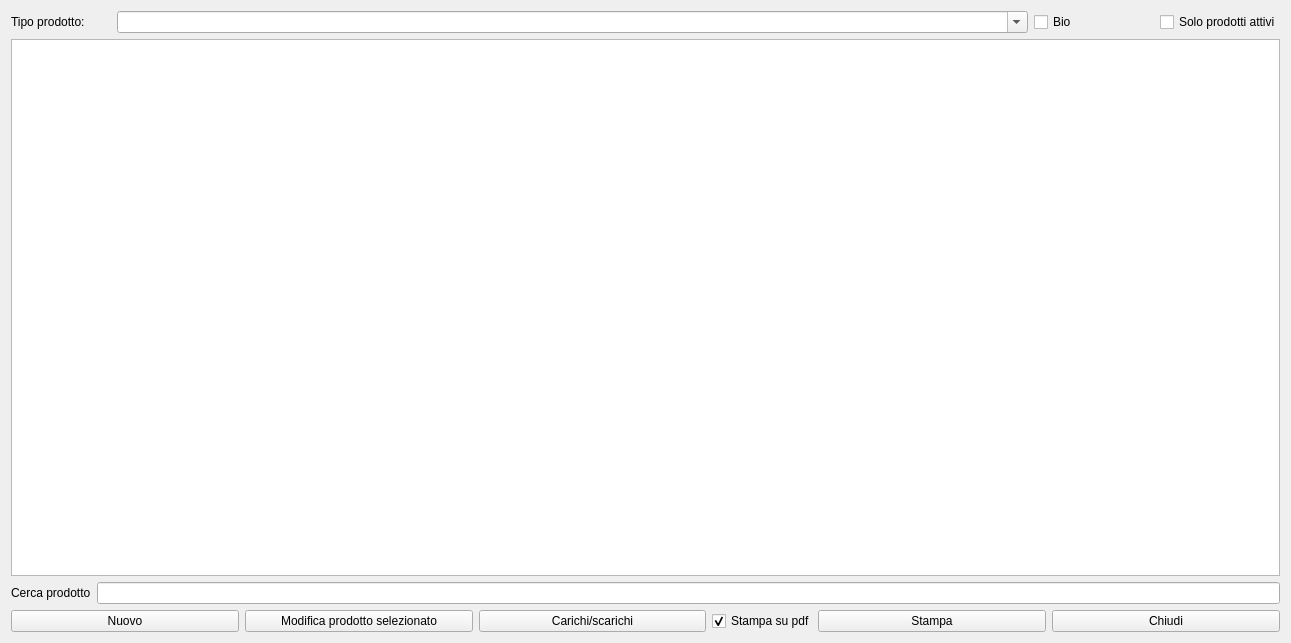
<?xml version="1.0" encoding="UTF-8"?>
<ui version="4.0">
 <class>HProdottiNew</class>
 <widget class="QWidget" name="HProdottiNew">
  <property name="windowModality">
   <enum>Qt::WindowModal</enum>
  </property>
  <property name="geometry">
   <rect>
    <x>0</x>
    <y>0</y>
    <width>1291</width>
    <height>643</height>
   </rect>
  </property>
  <property name="windowTitle">
   <string>Prodotti</string>
  </property>
  <property name="windowIcon">
   <iconset resource="icons.qrc">
    <normaloff>:/Resources/Box.PNG</normaloff>:/Resources/Box.PNG</iconset>
  </property>
  <layout class="QVBoxLayout" name="verticalLayout">
   <item>
    <layout class="QHBoxLayout" name="horizontalLayout_3">
     <item>
      <widget class="QLabel" name="label_2">
       <property name="maximumSize">
        <size>
         <width>100</width>
         <height>16777215</height>
        </size>
       </property>
       <property name="text">
        <string>Tipo prodotto:</string>
       </property>
      </widget>
     </item>
     <item>
      <widget class="QComboBox" name="cbTipiProdotto">
       <property name="sizePolicy">
        <sizepolicy hsizetype="Preferred" vsizetype="Fixed">
         <horstretch>0</horstretch>
         <verstretch>0</verstretch>
        </sizepolicy>
       </property>
       <property name="editable">
        <bool>true</bool>
       </property>
       <property name="insertPolicy">
        <enum>QComboBox::NoInsert</enum>
       </property>
       <property name="sizeAdjustPolicy">
        <enum>QComboBox::AdjustToContentsOnFirstShow</enum>
       </property>
       <property name="modelColumn">
        <number>1</number>
       </property>
      </widget>
     </item>
     <item>
      <widget class="QCheckBox" name="chbBio">
       <property name="maximumSize">
        <size>
         <width>120</width>
         <height>16777215</height>
        </size>
       </property>
       <property name="text">
        <string>Bio</string>
       </property>
      </widget>
     </item>
     <item>
      <widget class="QCheckBox" name="checkBox">
       <property name="maximumSize">
        <size>
         <width>120</width>
         <height>16777215</height>
        </size>
       </property>
       <property name="text">
        <string>Solo prodotti attivi</string>
       </property>
      </widget>
     </item>
    </layout>
   </item>
   <item>
    <widget class="QTableView" name="tvProdotti">
     <property name="sizePolicy">
      <sizepolicy hsizetype="Expanding" vsizetype="Expanding">
       <horstretch>0</horstretch>
       <verstretch>0</verstretch>
      </sizepolicy>
     </property>
     <property name="editTriggers">
      <set>QAbstractItemView::NoEditTriggers</set>
     </property>
     <property name="alternatingRowColors">
      <bool>true</bool>
     </property>
     <property name="selectionMode">
      <enum>QAbstractItemView::SingleSelection</enum>
     </property>
     <property name="selectionBehavior">
      <enum>QAbstractItemView::SelectRows</enum>
     </property>
     <property name="sortingEnabled">
      <bool>true</bool>
     </property>
     <attribute name="horizontalHeaderShowSortIndicator" stdset="0">
      <bool>true</bool>
     </attribute>
     <attribute name="horizontalHeaderStretchLastSection">
      <bool>true</bool>
     </attribute>
     <attribute name="verticalHeaderVisible">
      <bool>false</bool>
     </attribute>
     <attribute name="verticalHeaderStretchLastSection">
      <bool>false</bool>
     </attribute>
    </widget>
   </item>
   <item>
    <layout class="QFormLayout" name="formLayout">
     <item row="0" column="0">
      <widget class="QLabel" name="label">
       <property name="text">
        <string>Cerca prodotto</string>
       </property>
      </widget>
     </item>
     <item row="0" column="1">
      <widget class="QLineEdit" name="lineEdit">
       <property name="clearButtonEnabled">
        <bool>true</bool>
       </property>
      </widget>
     </item>
    </layout>
   </item>
   <item>
    <layout class="QHBoxLayout" name="horizontalLayout_2">
     <item>
      <widget class="QPushButton" name="pushButton">
       <property name="text">
        <string>Nuovo</string>
       </property>
       <property name="icon">
        <iconset resource="icons.qrc">
         <normaloff>:/Resources/Plus.PNG</normaloff>:/Resources/Plus.PNG</iconset>
       </property>
       <property name="iconSize">
        <size>
         <width>32</width>
         <height>32</height>
        </size>
       </property>
      </widget>
     </item>
     <item>
      <widget class="QPushButton" name="pbMod">
       <property name="text">
        <string>Modifica prodotto selezionato</string>
       </property>
       <property name="icon">
        <iconset resource="icons.qrc">
         <normaloff>:/Resources/Monitoring64.png</normaloff>:/Resources/Monitoring64.png</iconset>
       </property>
       <property name="iconSize">
        <size>
         <width>32</width>
         <height>32</height>
        </size>
       </property>
      </widget>
     </item>
     <item>
      <widget class="QPushButton" name="pbLoads">
       <property name="text">
        <string>Carichi/scarichi</string>
       </property>
       <property name="icon">
        <iconset resource="icons.qrc">
         <normaloff>:/Resources/App-ark-2-icon.png</normaloff>:/Resources/App-ark-2-icon.png</iconset>
       </property>
       <property name="iconSize">
        <size>
         <width>32</width>
         <height>32</height>
        </size>
       </property>
      </widget>
     </item>
     <item>
      <widget class="QCheckBox" name="cbPdf">
       <property name="maximumSize">
        <size>
         <width>100</width>
         <height>16777215</height>
        </size>
       </property>
       <property name="text">
        <string>Stampa su pdf</string>
       </property>
       <property name="checked">
        <bool>true</bool>
       </property>
      </widget>
     </item>
     <item>
      <widget class="QPushButton" name="pbPrint">
       <property name="text">
        <string>Stampa</string>
       </property>
       <property name="icon">
        <iconset resource="icons.qrc">
         <normaloff>:/Resources/Printer-icon.png</normaloff>:/Resources/Printer-icon.png</iconset>
       </property>
       <property name="iconSize">
        <size>
         <width>32</width>
         <height>32</height>
        </size>
       </property>
      </widget>
     </item>
     <item>
      <widget class="QPushButton" name="pushButton_2">
       <property name="text">
        <string>Chiudi</string>
       </property>
       <property name="icon">
        <iconset resource="icons.qrc">
         <normaloff>:/Resources/Actions-window-close-icon.png</normaloff>:/Resources/Actions-window-close-icon.png</iconset>
       </property>
       <property name="iconSize">
        <size>
         <width>32</width>
         <height>32</height>
        </size>
       </property>
      </widget>
     </item>
    </layout>
   </item>
  </layout>
 </widget>
 <resources>
  <include location="icons.qrc"/>
 </resources>
 <connections/>
</ui>
